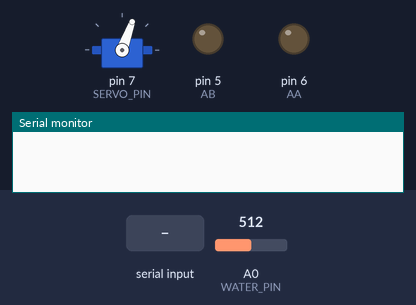
A sketch run on a simulated Arduino Uno, built with avr-gcc and run on an emulated ATmega328P. Parts: servo, output pins drawn as LEDs (lit = HIGH), the last lines printed to the serial monitor. The test bench sets the inputs (shaded band); at power-on: A0 (WATER_PIN) = 512.

Above: at 1.2 s.
1.3 s: "on" received over the second serial link
At 3.2 s:
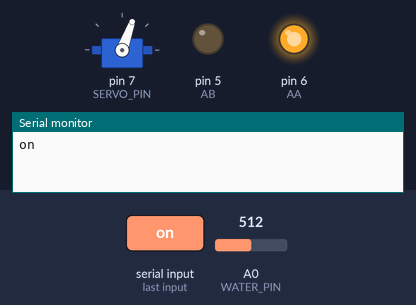
3.8 s: "dc_motor_finish" received over the second serial link
At 6.5 s:
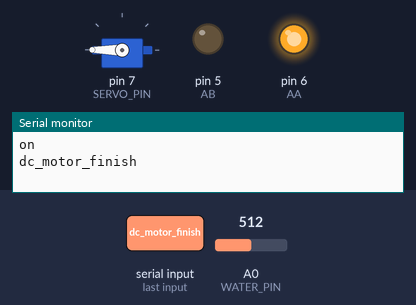
Timing chart, 0 to 26.6 s (numbered marks = the images above; inputs shaded):
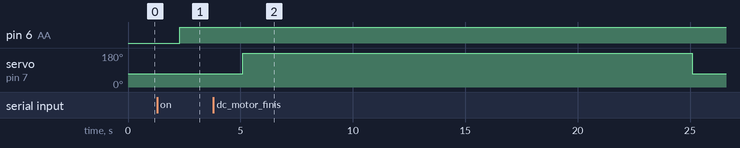

Measured:
- after the input at 1.3 s, pin 6 (AA): LOW → HIGH after 1.0 s
- after the input at 3.8 s, servo on pin 7 (SERVO_PIN): 70° → 180° after 1.3 s, → 70° 20.0 s later

The sketch:

testPRO.ino
```cpp
#include <SoftwareSerial.h>
#include <Servo.h>

// 블루투스 HC-06
// 5V, GND
#define BT_RX 10
#define BT_TX 9
SoftwareSerial btSerial(BT_TX,BT_RX);

// 서보 모터
// 38 -> 직각 / 180 -> 호스 펴기
// 갈색 : GND, 빨강 : 5V, 주황 : SIG
#define SERVO_PIN 7
Servo myservo;

// 펌프 센서
// 모터 드라이버 사용 - MOTOR A 부분 사용(이 부분은 펌프 센서 선)
// VCC : 5V, GND : GND, A-1A : 6, A-1B : 5
#define AA 6
#define AB 5

// 물높이 센서
#define WATER_PIN A0

void setup() {
  Serial.begin(9600);
  // 블루투스
  btSerial.begin(9600);
  // 펌프 센서 핀 설정
  pinMode(AA, OUTPUT);
  pinMode(AB, OUTPUT);
  // 서보모터
  myservo.attach(SERVO_PIN);
  myservo.write(70);
}


void loop(){
  int level = analogRead(WATER_PIN);  // 수분센서의 신호를 측정합니다.
//  sendWaterHeightValue(level);
  myservo.detach();
  if (btSerial.available()) { // 블루투스로 다른 곳에서 입력받아온 것을 시리얼 모니터에서 확인가능
    String btVal = btSerial.readString();
    Serial.println(btVal);
    if (btVal == "on"){
      controlOnWater();
    } else if (btVal == "off"){
      controlOffWater();
    } else if (btVal == "dc_motor_finish"){
      controlServoMotor();
      myservo.detach();
    }
  }
}

// 블루투스로 아두이노의 물높이 값 보내기 (아두이노 -> 라즈베리파이)
void sendWaterHeightValue(int level){
  // 600~700을 0~10단계로 물을 넣어서 측정할 수 있다. 하지만 10까지는 무리일 수도 8까지가 괜찮을 듯
  int levelNumber = map(level, 600, 700, 0, 10);
//  Serial.println(level);
//  Serial.println(levelNumber);
  btSerial.write(levelNumber);
  delay(100);
}


// 블루투스로 물 펌프 센서를 제어 (라즈베리파이 -> 펌프센서)
void controlOnWater(){
  digitalWrite(AA, HIGH);
  digitalWrite(AB, LOW);
}
void controlOffWater(){
  digitalWrite(AA, LOW);
  digitalWrite(AB, LOW);
}
// ===================================================

// 블루투스로 서보모터를 제어 (라즈베리파이 -> 서보모터)
void controlServoMotor(){
  myservo.attach(SERVO_PIN);
  delay(300);
  myservo.write(180);
  delay(20000);
  myservo.write(70);
  delay(300);
  myservo.detach();
  btSerial.write("all_finish");
}
// ===================================================
```
